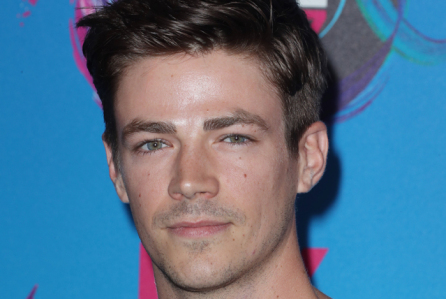
#> input picture grant-gustin.jpg, 446 x 299 px, found by its file name; its folder holds only this picture in this run
$ jupyter execute 'Vaibs Resizing.ipynb'   (older library calls are emulated)
#> lines starting #> are read from the running program, lines starting #| are printed output that depends on the picture
[cell 1]
import cv2
import os
import numpy as np

[cell 2]
source_Image_Path = r'C:\Users\Sachin13390\Desktop\Archive'

destination_Image_Path = r'C:\Users\Sachin13390\Desktop\Resized Image'

[cell 3]
def getNewResizedImage(input_Image, Image_Size):

    height,width = input_Image.shape
    #print (height, width)

    if width > height:
        aspect_Ratio = (float)(width/height)
        width = 20
        height = int(round(width/aspect_Ratio))
    else:
        aspect_Ratio = (float)(height/width)
        height = 20
        width = int(round(height/aspect_Ratio))

    input_Image = cv2.resize(input_Image, (width,height), interpolation = cv2.INTER_AREA )

    height,width = input_Image.shape


    number_Of_Column_To_Add = 28-width
    temp_Column = np.zeros( (height , int(number_Of_Column_To_Add/2)), dtype = np.uint8)
    input_Image = np.append(temp_Column, input_Image, axis=1)
    input_Image = np.append(input_Image, temp_Column, axis=1)

    height,width = input_Image.shape


    number_Of_Row_To_Add = 28-height
    temp_Row= np.zeros( (int(number_Of_Row_To_Add/2) , width ), dtype = np.uint8)
    input_Image = np.concatenate((temp_Row,input_Image))
    input_Image = np.concatenate((input_Image,temp_Row))

    return cv2.resize(input_Image, (Image_Size,Image_Size), interpolation = cv2.INTER_AREA )

[cell 4]
os.chdir(source_Image_Path)

for root, dirs, files in os.walk(".", topdown = False):
    if not os.path.isdir(os.path.join(destination_Image_Path,root.replace(".\\",""))):
        os.mkdir(os.path.join(destination_Image_Path,root.replace(".\\","")))

    number = 1

    for filename in files:
        if filename.endswith(('.jpg')):
            Image_File_Path  = os.path.join(source_Image_Path,root.replace(".\\",""),filename)
            #print (Image_File_Path)

            image = cv2.imread(Image_File_Path,0)
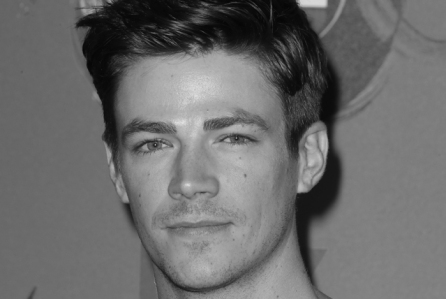
#> image: shape (299, 446); min 5, max 222, mean 107.9

            im2,contours,hierarchy = cv2.findContours(image,cv2.RETR_TREE, cv2.CHAIN_APPROX_SIMPLE)
#> contours = [[[0, 0], [0, 298], [445, 298], [445, 0]]]

            Biggest_Countour = max(contours, key = cv2.contourArea)
#> Biggest_Countour = [[0, 0], [0, 298], [445, 298], [445, 0]]
            x,y,w,h = cv2.boundingRect(Biggest_Countour)
#> x = 0; y = 0; w = 446; h = 299
            image = cv2.imread(Image_File_Path,0)

            #image = cv2.bitwise_not(image)
            resize_image =image[y:y+h, x:x+w]
            resize_image = getNewResizedImage(resize_image,28)
#> in getNewResizedImage, `input_Image = np.concatenate((temp_Row,input_Image))`:
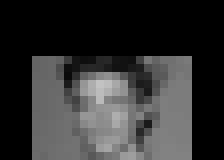
#> input_Image: shape (20, 28) (shown 8 times larger); min 0, max 193, mean 50.1
#> in getNewResizedImage, `input_Image = np.concatenate((input_Image,temp_Row))`:
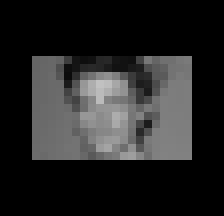
#> input_Image: shape (27, 28) (shown 8 times larger); min 0, max 193, mean 37.1
#> in getNewResizedImage, `return cv2.resize(input_Image, (Image_Size,Image_Size), interpolation ..`:
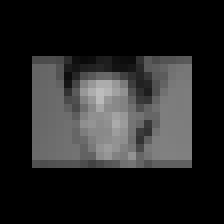
#> returned value: shape (28, 28) (shown 8 times larger); min 0, max 189, mean 37.1

            file_Path_to_Save_resized_Image = os.path.join(destination_Image_Path,root.replace(".\\",""),filename)

            #print (file_Path_to_Save_resized_Image)
            cv2.imwrite(file_Path_to_Save_resized_Image, resize_image)

            number = number + 1
            if number%100==0:
                print ("Processing "+str(root.replace(".\\",""))+" : "+str(number))
